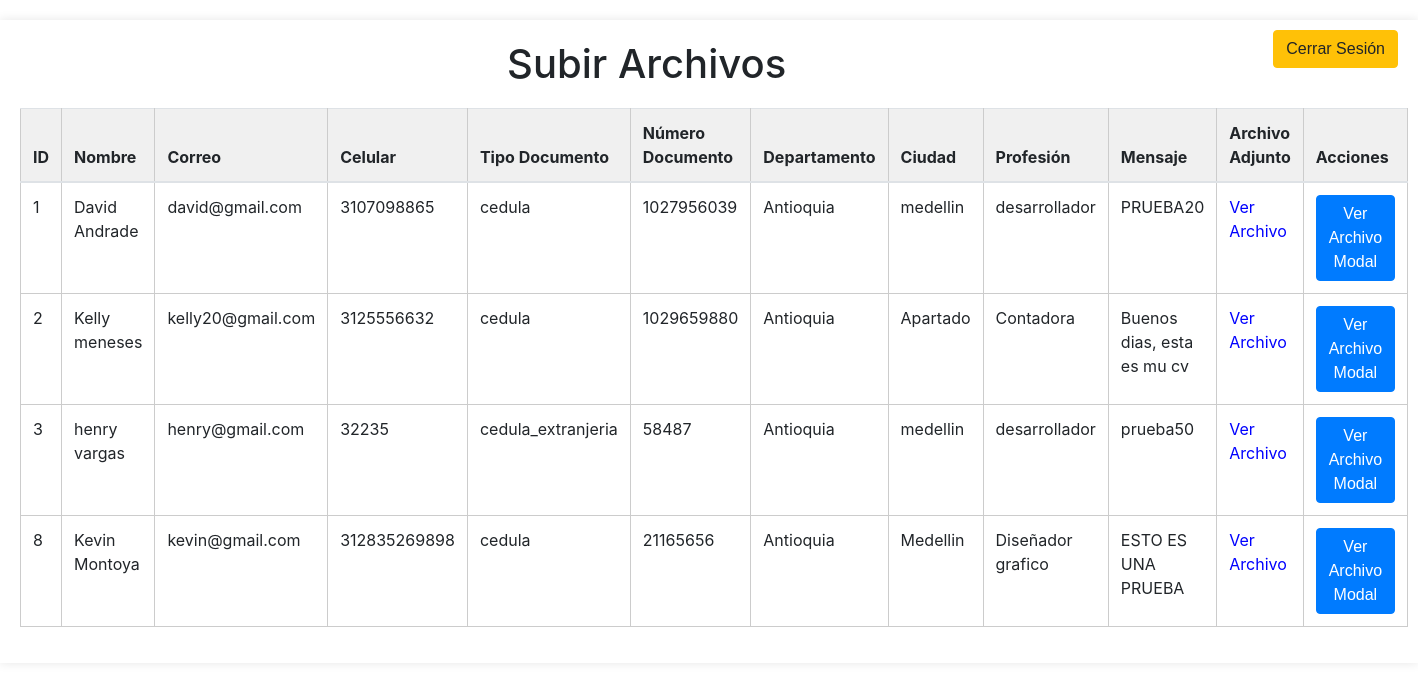
The page /recursos_humanos.php on the database its author committed.
### tables this page shows
CREATE TABLE `hoja_de_vida` (
  `id` int(11) NOT NULL,
  `nombre` varchar(255) NOT NULL,
  `correo` varchar(100) NOT NULL,
  `celular` varchar(30) NOT NULL,
  `tipo_documento` varchar(50) NOT NULL,
  `numero_documento` varchar(30) NOT NULL,
  `departamento` varchar(100) NOT NULL,
  `ciudad` varchar(100) NOT NULL,
  `profesion` varchar(100) NOT NULL,
  `mensaje` text NOT NULL,
  `archivo_adjunto` varchar(255) NOT NULL
);

### controlador/conexion.php (called while the page is built, shortened)
<?php
class PDODB
{
    private $servidor;
    private $usuario;
    private $contrasena;
    private $basededatos;
    private $conexion;
    function __construct()
    {
        $this->servidor = "localhost";
        $this->usuario = "root";
        $this->contrasena = "";
        $this->basededatos = "eyc_proyecto_pagina";
    }
    function conectar()
    {
        $opciones = array(
            PDO::MYSQL_ATTR_INIT_COMMAND => "SET NAMES utf8",
            PDO::MYSQL_ATTR_FOUND_ROWS => TRUE
        );
        $this->conexion = new PDO(
            'mysql:host=' . $this->servidor . ';dbname=' . $this->basededatos,
            $this->usuario,
            $this->contrasena,
            $opciones
        );
    }
    function getData($sql)
    {
        try {
            $datos = array();
            $resultados = $this->conexion->query($sql);
            if ($resultados->rowCount() > 0) {
                while ($row = $resultados->fetch(PDO::FETCH_ASSOC)) {
                    array_push($datos, $row);
                }
            } else {
                $datos = false;
            }
            return $datos;
        } catch (Throwable $th) {
            die("¡oh no!, hubo un error en la consulta de obtener resultados");
        }
    }
    function close()
    {
        $this->conexion = null;
    }
}
?>

### recursos_humanos.php (the view, shortened to what this page needs)
<?php
require_once './controlador/conexion.php';
$db = new PDODB();
$db->conectar();
$sql = "SELECT * FROM hoja_de_vida";
$result = $db->getData($sql);
?>
<!DOCTYPE html>
<html lang="es">
<head>
    <link rel="stylesheet" href="./css/recursos_humanos.css">
    <link rel="stylesheet" href="https://stackpath.bootstrapcdn.com/bootstrap/4.5.2/css/bootstrap.min.css">
</head>
<body>
    <button type="button" class="btn btn-warning cerrar btn-cerrar" onclick="cerrarSesion()">Cerrar Sesión</button>
    <div class=" contenedor_padre">
        <h1>Subir Archivos</h1>
        <table class="table">
            <thead>
                <tr>
                    <th>ID</th>
                    <th>Nombre</th>
                    <th>Correo</th>
                    <th>Celular</th>
                    <th>Tipo Documento</th>
                    <th>Número Documento</th>
                    <th>Departamento</th>
                    <th>Ciudad</th>
                    <th>Profesión</th>
                    <th>Mensaje</th>
                    <th>Archivo Adjunto</th>
                    <th>Acciones</th>
                </tr>
            </thead>
            <tbody>
                <?php foreach ($result as $row) { ?>
                    <tr>
                        <td><?php echo $row['id'] ?></td>
                        <td><?php echo $row['nombre'] ?></td>
                        <td><?php echo $row['correo'] ?></td>
                        <td><?php echo $row['celular'] ?></td>
                        <td><?php echo $row['tipo_documento'] ?></td>
                        <td><?php echo $row['numero_documento'] ?></td>
                        <td><?php echo $row['departamento'] ?></td>
                        <td><?php echo $row['ciudad'] ?></td>
                        <td><?php echo $row['profesion'] ?></td>
                        <td><?php echo $row['mensaje'] ?></td>
                        <td><a href='controlador/<?php echo $row['archivo_adjunto'] ?>'>Ver Archivo</a></td>
                        <td>
                            <button class="btn btn-primary" onclick="openModal('<?php echo $row['archivo_adjunto'] ?>')">Ver Archivo Modal</button>
                        </td>
                    </tr>
                <?php } ?>
            </tbody>
        </table>
    </div>
</body>
</html>

### css/recursos_humanos.css (style rules this page uses)
body { font-family: Arial, sans-serif; background-color: #f0f0f0; margin: 0; padding: 0; }
.contenedor_padre { width: 100%; margin: 20px auto; background-color: #fff; padding: 20px; box-shadow: 0 0 10px rgba(0, 0, 0, 0.1); }
h1 { text-align: center; margin-bottom: 20px; }
table { width: 100%; border-collapse: collapse; margin-top: 20px; }
table th, table td { border: 1px solid #ccc; padding: 8px; text-align: left; }
table th { background-color: #f0f0f0; }
table td a { color: blue; text-decoration: none; cursor: pointer; }
.btn { font-family: Arial, sans-serif; font-size: 16px; padding: 10px 20px; border: none; border-radius: 5px; cursor: pointer; transition: background-color 0.3s ease; }
.btn-warning { background-color: #f0ad4e; color: white; }
.btn-cerrar { float: right; margin-right: 20px; margin-top: 10px; }

### rows shown on the page
hoja_de_vida: id "1", nombre "David Andrade", correo "david@gmail.com", celular "3107098865", tipo_documento "cedula", numero_documento "1027956039", departamento "Antioquia", ciudad "medellin", profesion "desarrollador", mensaje "PRUEBA20"
hoja_de_vida: id "2", nombre "Kelly meneses", correo "kelly20@gmail.com", celular "3125556632", tipo_documento "cedula", numero_documento "1029659880", departamento "Antioquia", ciudad "Apartado", profesion "Contadora", mensaje "Buenos dias, esta es mu cv"
hoja_de_vida: id "3", nombre "henry vargas", correo "henry@gmail.com", celular "32235", tipo_documento "cedula_extranjeria", numero_documento "58487", departamento "Antioquia", ciudad "medellin", profesion "desarrollador", mensaje "prueba50"
hoja_de_vida: id "8", nombre "Kevin Montoya", correo "kevin@gmail.com", celular "312835269898", tipo_documento "cedula", numero_documento "21165656", departamento "Antioquia", ciudad "Medellin", profesion "Diseñador grafico", mensaje "ESTO ES UNA PRUEBA"
